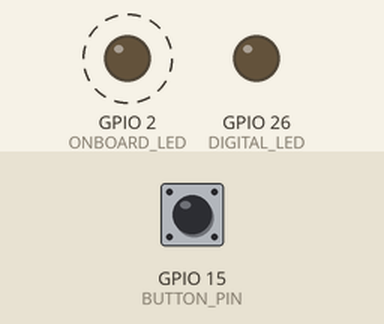
Recording of a sketch running on a simulated ESP32. On the bench: output pins drawn as LEDs (lit = HIGH). Dashed ring = blinking. The test bench sets the inputs (shaded band); at power-on: GPIO 15 (BUTTON_PIN) HIGH. What the sketch prints to the serial monitor is not drawn. At 3.0 s the program restarts the board; the recording ends there.

Above: at 1.2 s.
1.3 s: GPIO 15 (BUTTON_PIN) pulled LOW for 0.15 s
At 1.9 s:
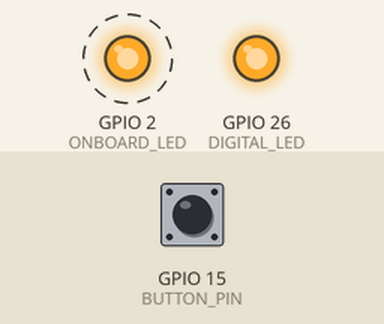
Timing chart, 0 to 3.0 s (numbered marks = the images above; inputs shaded):
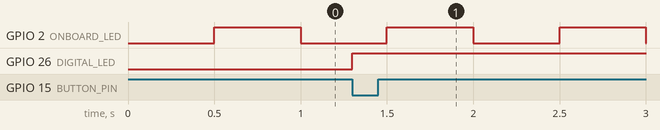

The sketch:

Interrupcoe.ino
```cpp
#include <esp_timer.h>
#include "esp_system.h"   //funções básicas do sistema ESP
#include "rom/ets_sys.h"  //funções do sistema de tempo real do ESP

// Definição de pinos
#define ONBOARD_LED 2   // LED da placa
#define BUTTON_PIN 15   // Botão com pull-up interno
#define DIGITAL_LED 26  // LED digital

// Variaveis Globais de Controle
int quantidade = 346 ;  // controla a carga - número máximo do loop pesado

//------------------------
// Função Blink
hw_timer_t *timerBlink = NULL;  // Timer para blink
void IRAM_ATTR blinkISR() {
  digitalWrite(ONBOARD_LED, !digitalRead(ONBOARD_LED));  // inverte o estado do LED
}

//------------------------
// Função Botão
volatile bool ledState = false;
volatile uint64_t lastInterruptTime = 0;

void IRAM_ATTR botaoISR() {
  uint64_t now = esp_timer_get_time();  // tempo atual em micros

  if (now - lastInterruptTime > 50000) {  // debounce 20ms (20000 micros)
    ledState = !ledState;
    digitalWrite(DIGITAL_LED, ledState);
    lastInterruptTime = now;
  }
}

//------------------------
// Função Watchdog
const int wdtTimeout = 3000;  // Timeout do watchdog em ms (3 segundos)
hw_timer_t *timerWatchdog  = NULL;     // Ponteiro para timer hardware

void IRAM_ATTR resetModule() {
  ets_printf("\nReiniciando por watchdog!\n");
  esp_restart();  //para reiniciar o ESP.
}


//-------------------------------
//Definição de funções
void sobrecarregar();


void setup() {
  Serial.begin(115200);

  // Configura LED onboard para piscar com timer
  pinMode(ONBOARD_LED, OUTPUT);
  // Configura o timer 0 com prescaler de 80 (1us por tick)
  timerBlink = timerBegin(0, 80, true);  // 80MHz / 80 = 1MHz → 1 tick = 1 microsegundo
  timerAttachInterrupt(timerBlink, &blinkISR, true);
  timerAlarmWrite(timerBlink, 500000, true);  //alarme para 500.000 us = 500 ms
  timerAlarmEnable(timerBlink);

  // Configura LED digital e botão
  pinMode(DIGITAL_LED, OUTPUT);
  pinMode(BUTTON_PIN, INPUT_PULLUP);
  attachInterrupt(digitalPinToInterrupt(BUTTON_PIN), botaoISR, FALLING);


  // Configura Watchdog
  timerWatchdog = timerBegin(1, 80, true);  // 80 prescaler → 1 tick = 1 us
  timerAttachInterrupt(timerWatchdog , &resetModule, true);
  timerAlarmWrite(timerWatchdog, wdtTimeout * 1000, false);  // timeout em micros
  timerAlarmEnable(timerWatchdog);
}

void loop() {
  Serial.println("\nRodando loop principal");
  timerWrite(timerWatchdog, 0);  // Alimenta o watchdog (reseta o timer)
  sobrecarregar(quantidade);     // Simula carga de CPU controlada pela variável quantidade
  delay(20);
}

//------------------------
// Função que simula carga alta na CPU controlada pela variável cpuLoad
void sobrecarregar(int carga) {
  volatile unsigned long i = 0;
  while (i < carga) {
    i++;
    Serial.print(".");
  }
}

// void sobrecarregarCPU() {
//   // Loop infinito de cálculo sem delay - alta carga na CPU
//   volatile unsigned long i = 0;
//   while (true) {
//     i++;
//     if (i % 1000000 == 0) {
//       Serial.println("Processando");
//       Serial.println(i);
//     }
//   }
// }
```

Measured:
- after the input at 1.3 s, GPIO 26 (DIGITAL_LED): LOW → HIGH at once
- by itself, GPIO 2 (ONBOARD_LED): alternates HIGH for 0.50 s and LOW for 0.50 s
